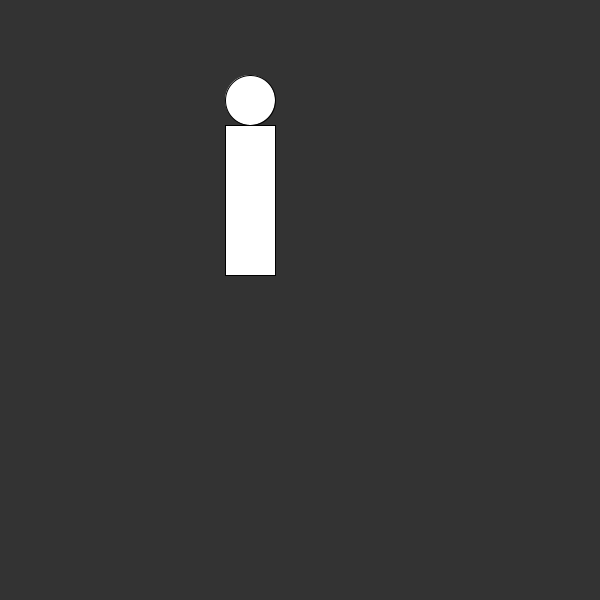
Frame 1 (no input)
Frame 60 (the mouse pressed at the canvas centre just before this capture): identical to frame 1, image omitted
Frame 120 (the mouse held since frame 60 and released just before this capture): identical to frame 1, image omitted

The Processing sketch that drew this single still picture (run headless with seeded random() and noise(); from frame 60 on, the mouse is pressed at the canvas centre):

// Processing sketch: moving_human
// ── moving_human.pde
void setup(){
  size(600, 600);
}

int x = 250;
int y = 100;
int speed = 10;

void draw(){
  background(51);
  drawHuman(x, y);
  
  if(keyPressed && keyCode == UP){
    y -= speed;
  }
  
  if(keyPressed && keyCode == DOWN){
    y += speed;
  }
  
  if(keyPressed && keyCode == LEFT){
    x -= speed;
  }
  
  if(keyPressed && keyCode == RIGHT){
    x += speed;
  }
}

void drawHuman(int x, int y){
  ellipse(x, y, 50, 50);
  rectMode(CENTER);
  rect(x, y+100, 50, 150);
}
